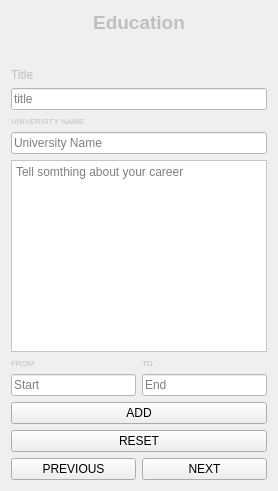
                <widget class="QWidget" name="page_35">
                 <layout class="QVBoxLayout" name="verticalLayout_139">
                  <item>
                   <layout class="QVBoxLayout" name="verticalLayout_140">
                    <item>
                     <widget class="QLabel" name="label_26">
                      <property name="font">
                       <font>
                        <pointsize>14</pointsize>
                        <weight>75</weight>
                        <bold>true</bold>
                       </font>
                      </property>
                      <property name="styleSheet">
                       <string notr="true">color: rgb(191, 191, 191);</string>
                      </property>
                      <property name="text">
                       <string>Education</string>
                      </property>
                      <property name="alignment">
                       <set>Qt::AlignCenter</set>
                      </property>
                     </widget>
                    </item>
                    <item>
                     <widget class="QLabel" name="label_182">
                      <property name="font">
                       <font>
                        <pointsize>14</pointsize>
                       </font>
                      </property>
                      <property name="text">
                       <string/>
                      </property>
                      <property name="pixmap">
                       <pixmap resource="f1.qrc">:/newPrefix/Pic/Education.jpg</pixmap>
                      </property>
                      <property name="scaledContents">
                       <bool>true</bool>
                      </property>
                      <property name="alignment">
                       <set>Qt::AlignCenter</set>
                      </property>
                     </widget>
                    </item>
                    <item>
                     <widget class="QLabel" name="label_31">
                      <property name="styleSheet">
                       <string notr="true">color: rgb(191, 191, 191);</string>
                      </property>
                      <property name="text">
                       <string>Title</string>
                      </property>
                     </widget>
                    </item>
                    <item>
                     <widget class="QLineEdit" name="title_edit_f1_3">
                      <property name="styleSheet">
                       <string notr="true">background-color: rgb(255, 255, 255);</string>
                      </property>
                      <property name="placeholderText">
                       <string>title</string>
                      </property>
                     </widget>
                    </item>
                    <item>
                     <layout class="QHBoxLayout" name="horizontalLayout_87">
                      <item>
                       <layout class="QVBoxLayout" name="verticalLayout_141">
                        <item>
                         <widget class="QLabel" name="label_183">
                          <property name="font">
                           <font>
                            <pointsize>6</pointsize>
                           </font>
                          </property>
                          <property name="styleSheet">
                           <string notr="true">color: rgb(191, 191, 191);</string>
                          </property>
                          <property name="text">
                           <string>UNIVERSITY NAME</string>
                          </property>
                         </widget>
                        </item>
                        <item>
                         <widget class="QLineEdit" name="un_line_edit_f1_7">
                          <property name="styleSheet">
                           <string notr="true">background-color: rgb(255, 255, 255);</string>
                          </property>
                          <property name="placeholderText">
                           <string>University Name</string>
                          </property>
                         </widget>
                        </item>
                       </layout>
                      </item>
                     </layout>
                    </item>
                    <item>
                     <widget class="QTextEdit" name="summary_text_edit_f1_7">
                      <property name="styleSheet">
                       <string notr="true">background-color: rgb(255, 255, 255);</string>
                      </property>
                      <property name="placeholderText">
                       <string>Tell somthing about your career</string>
                      </property>
                     </widget>
                    </item>
                    <item>
                     <layout class="QHBoxLayout" name="horizontalLayout_88">
                      <item>
                       <layout class="QVBoxLayout" name="verticalLayout_142">
                        <item>
                         <widget class="QLabel" name="label_184">
                          <property name="font">
                           <font>
                            <pointsize>6</pointsize>
                           </font>
                          </property>
                          <property name="styleSheet">
                           <string notr="true">color: rgb(191, 191, 191);</string>
                          </property>
                          <property name="text">
                           <string>FROM</string>
                          </property>
                         </widget>
                        </item>
                        <item>
                         <widget class="QLineEdit" name="from_date_edit_f1_7">
                          <property name="styleSheet">
                           <string notr="true">background-color: rgb(255, 255, 255);</string>
                          </property>
                          <property name="placeholderText">
                           <string>Start</string>
                          </property>
                         </widget>
                        </item>
                       </layout>
                      </item>
                      <item>
                       <layout class="QVBoxLayout" name="verticalLayout_143">
                        <item>
                         <widget class="QLabel" name="label_185">
                          <property name="font">
                           <font>
                            <pointsize>6</pointsize>
                           </font>
                          </property>
                          <property name="styleSheet">
                           <string notr="true">color: rgb(191, 191, 191);</string>
                          </property>
                          <property name="text">
                           <string>TO</string>
                          </property>
                         </widget>
                        </item>
                        <item>
                         <widget class="QLineEdit" name="to_date_edit_f1_7">
                          <property name="styleSheet">
                           <string notr="true">background-color: rgb(255, 255, 255);</string>
                          </property>
                          <property name="placeholderText">
                           <string>End</string>
                          </property>
                         </widget>
                        </item>
                       </layout>
                      </item>
                     </layout>
                    </item>
                    <item>
                     <widget class="QPushButton" name="ADD_EDUCATION_F1_8">
                      <property name="styleSheet">
                       <string notr="true">QPushButton {
	color: rgb(0, 0, 0);
	background-color: rgb(191, 191 191);
}
QPushButton:hover {
	color: rgb(255, 255, 255);
	background-color: rgb(0, 68, 100);
}</string>
                      </property>
                      <property name="text">
                       <string>ADD</string>
                      </property>
                     </widget>
                    </item>
                    <item>
                     <widget class="QPushButton" name="re3">
                      <property name="styleSheet">
                       <string notr="true">QPushButton {
	color: rgb(0, 0, 0);
	background-color: rgb(191, 191 191);
}
QPushButton:hover {
	color: rgb(255, 255, 255);
	background-color: rgb(0, 68, 100);
}</string>
                      </property>
                      <property name="text">
                       <string>RESET</string>
                      </property>
                     </widget>
                    </item>
                   </layout>
                  </item>
                  <item>
                   <layout class="QHBoxLayout" name="horizontalLayout_89">
                    <item>
                     <widget class="QPushButton" name="F5_PREVIOUS_8">
                      <property name="styleSheet">
                       <string notr="true">QPushButton {
	color: rgb(0, 0, 0);
	background-color: rgb(191, 191 191);
}
QPushButton:hover {
	color: rgb(255, 255, 255);
	background-color: rgb(0, 68, 100);
}</string>
                      </property>
                      <property name="text">
                       <string>PREVIOUS</string>
                      </property>
                     </widget>
                    </item>
                    <item>
                     <widget class="QPushButton" name="F5_NEXT_8">
                      <property name="styleSheet">
                       <string notr="true">QPushButton {
	color: rgb(0, 0, 0);
	background-color: rgb(191, 191 191);
}
QPushButton:hover {
	color: rgb(255, 255, 255);
	background-color: rgb(0, 68, 100);
}</string>
                      </property>
                      <property name="text">
                       <string>NEXT</string>
                      </property>
                     </widget>
                    </item>
                   </layout>
                  </item>
                 </layout>
                </widget>
